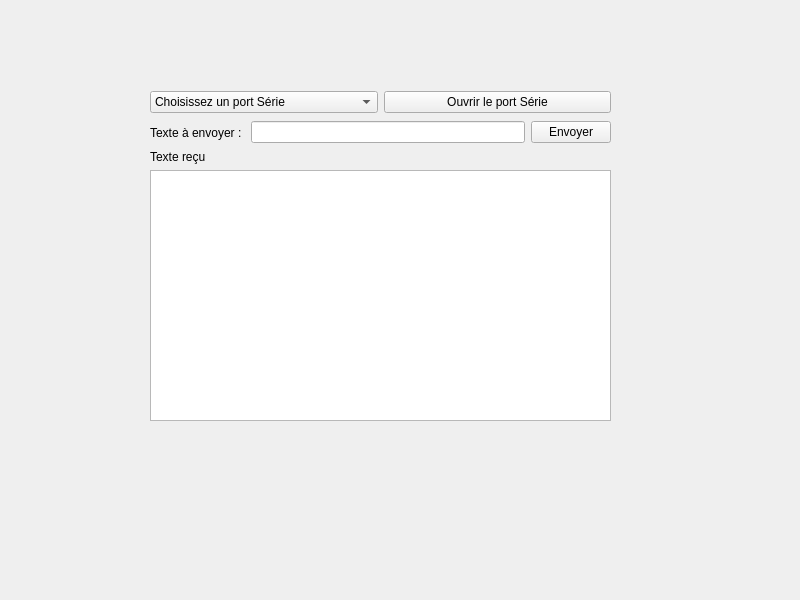
<?xml version="1.0" encoding="UTF-8"?>
<ui version="4.0">
 <class>LiasonSerie</class>
 <widget class="QWidget" name="LiasonSerie">
  <property name="geometry">
   <rect>
    <x>0</x>
    <y>0</y>
    <width>800</width>
    <height>600</height>
   </rect>
  </property>
  <property name="windowTitle">
   <string>LiasonSerie</string>
  </property>
  <widget class="QWidget" name="">
   <property name="geometry">
    <rect>
     <x>150</x>
     <y>90</y>
     <width>461</width>
     <height>25</height>
    </rect>
   </property>
   <layout class="QHBoxLayout" name="horizontalLayout">
    <item>
     <widget class="QComboBox" name="comboBoxChoix">
      <item>
       <property name="text">
        <string>Choisissez un port Série</string>
       </property>
      </item>
     </widget>
    </item>
    <item>
     <widget class="QPushButton" name="pushButtonValeur">
      <property name="text">
       <string>Ouvrir le port Série</string>
      </property>
     </widget>
    </item>
   </layout>
  </widget>
  <widget class="QWidget" name="">
   <property name="geometry">
    <rect>
     <x>150</x>
     <y>120</y>
     <width>461</width>
     <height>25</height>
    </rect>
   </property>
   <layout class="QHBoxLayout" name="horizontalLayout_2">
    <item>
     <widget class="QLabel" name="labelTexte">
      <property name="text">
       <string>Texte à envoyer : </string>
      </property>
     </widget>
    </item>
    <item>
     <widget class="QLineEdit" name="lineEdit"/>
    </item>
    <item>
     <widget class="QPushButton" name="pushButton">
      <property name="text">
       <string>Envoyer</string>
      </property>
     </widget>
    </item>
   </layout>
  </widget>
  <widget class="QWidget" name="">
   <property name="geometry">
    <rect>
     <x>150</x>
     <y>150</y>
     <width>461</width>
     <height>271</height>
    </rect>
   </property>
   <layout class="QGridLayout" name="gridLayout">
    <item row="0" column="0">
     <widget class="QLabel" name="label">
      <property name="text">
       <string>Texte reçu</string>
      </property>
     </widget>
    </item>
    <item row="1" column="0">
     <widget class="QTextEdit" name="textEdit"/>
    </item>
   </layout>
  </widget>
 </widget>
 <resources/>
 <connections/>
</ui>
